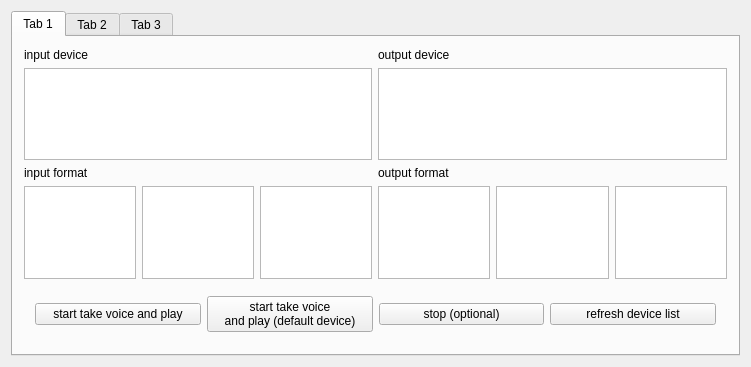
<?xml version="1.0" encoding="UTF-8"?>
<ui version="4.0">
 <class>MainWindow</class>
 <widget class="QMainWindow" name="MainWindow">
  <property name="geometry">
   <rect>
    <x>0</x>
    <y>0</y>
    <width>751</width>
    <height>367</height>
   </rect>
  </property>
  <property name="windowTitle">
   <string>MainWindow</string>
  </property>
  <widget class="QWidget" name="centralWidget">
   <layout class="QGridLayout" name="gridLayout_3">
    <item row="0" column="0" rowspan="2">
     <widget class="QTabWidget" name="tabWidget">
      <property name="currentIndex">
       <number>0</number>
      </property>
      <widget class="QWidget" name="tab">
       <attribute name="title">
        <string>Tab 1</string>
       </attribute>
       <layout class="QGridLayout" name="gridLayout_4">
        <item row="0" column="0">
         <layout class="QGridLayout" name="gridLayout">
          <item row="3" column="1">
           <widget class="QListWidget" name="inBit"/>
          </item>
          <item row="3" column="0">
           <widget class="QListWidget" name="inChn"/>
          </item>
          <item row="3" column="2">
           <widget class="QListWidget" name="intRate"/>
          </item>
          <item row="1" column="0" colspan="3">
           <widget class="QListWidget" name="inputListWidget"/>
          </item>
          <item row="2" column="0" colspan="3">
           <widget class="QLabel" name="label_2">
            <property name="text">
             <string>input format</string>
            </property>
           </widget>
          </item>
          <item row="0" column="0" colspan="3">
           <widget class="QLabel" name="label">
            <property name="text">
             <string>input device</string>
            </property>
           </widget>
          </item>
         </layout>
        </item>
        <item row="0" column="1">
         <layout class="QGridLayout" name="gridLayout_2">
          <item row="3" column="0">
           <widget class="QListWidget" name="outChn"/>
          </item>
          <item row="3" column="1">
           <widget class="QListWidget" name="outBit"/>
          </item>
          <item row="3" column="2">
           <widget class="QListWidget" name="outRate"/>
          </item>
          <item row="1" column="0" colspan="3">
           <widget class="QListWidget" name="outputListWidget"/>
          </item>
          <item row="2" column="0" colspan="3">
           <widget class="QLabel" name="label_4">
            <property name="text">
             <string>output format</string>
            </property>
           </widget>
          </item>
          <item row="0" column="0" colspan="3">
           <widget class="QLabel" name="label_3">
            <property name="text">
             <string>output device</string>
            </property>
           </widget>
          </item>
         </layout>
        </item>
        <item row="1" column="0" colspan="2">
         <widget class="QWidget" name="widget_2" native="true">
          <layout class="QHBoxLayout" name="horizontalLayout">
           <item>
            <widget class="QPushButton" name="pushButton">
             <property name="text">
              <string>start take voice and play</string>
             </property>
            </widget>
           </item>
           <item>
            <widget class="QPushButton" name="pushButton_4">
             <property name="text">
              <string>start take voice 
and play (default device)</string>
             </property>
            </widget>
           </item>
           <item>
            <widget class="QPushButton" name="pushButton_3">
             <property name="text">
              <string>stop (optional)</string>
             </property>
            </widget>
           </item>
           <item>
            <widget class="QPushButton" name="pushButton_2">
             <property name="text">
              <string>refresh device list</string>
             </property>
            </widget>
           </item>
          </layout>
         </widget>
        </item>
       </layout>
      </widget>
      <widget class="QWidget" name="tab_2">
       <attribute name="title">
        <string>Tab 2</string>
       </attribute>
       <layout class="QGridLayout" name="gridLayout_5">
        <item row="0" column="0">
         <widget class="QWidget" name="widget" native="true">
          <layout class="QVBoxLayout" name="verticalLayout_2">
           <item>
            <widget class="QPushButton" name="pushButton_5">
             <property name="text">
              <string>sound effect 1</string>
             </property>
            </widget>
           </item>
           <item>
            <widget class="QPushButton" name="pushButton_6">
             <property name="text">
              <string>sound effect 2</string>
             </property>
            </widget>
           </item>
           <item>
            <widget class="QPushButton" name="pushButton_7">
             <property name="text">
              <string>sound effect 3</string>
             </property>
            </widget>
           </item>
           <item>
            <widget class="QPushButton" name="pushButton_12">
             <property name="text">
              <string>sound effect 4</string>
             </property>
            </widget>
           </item>
          </layout>
         </widget>
        </item>
        <item row="0" column="1">
         <widget class="QWidget" name="widget_3" native="true">
          <layout class="QVBoxLayout" name="verticalLayout_3">
           <item>
            <widget class="QPushButton" name="pushButton_8">
             <property name="text">
              <string>record 0</string>
             </property>
            </widget>
           </item>
           <item>
            <widget class="QPushButton" name="pushButton_10">
             <property name="text">
              <string>stop record</string>
             </property>
            </widget>
           </item>
           <item>
            <widget class="QPushButton" name="pushButton_9">
             <property name="text">
              <string>play record 0</string>
             </property>
            </widget>
           </item>
           <item>
            <widget class="QPushButton" name="pushButton_11">
             <property name="text">
              <string>stop playing</string>
             </property>
            </widget>
           </item>
          </layout>
         </widget>
        </item>
        <item row="0" column="2">
         <widget class="QWidget" name="widget_4" native="true">
          <layout class="QVBoxLayout" name="verticalLayout_4">
           <item>
            <widget class="QLabel" name="label_5">
             <property name="text">
              <string>input volume</string>
             </property>
            </widget>
           </item>
           <item>
            <widget class="QSlider" name="inHS">
             <property name="orientation">
              <enum>Qt::Horizontal</enum>
             </property>
            </widget>
           </item>
           <item>
            <widget class="QLabel" name="label_6">
             <property name="text">
              <string>output volume</string>
             </property>
            </widget>
           </item>
           <item>
            <widget class="QSlider" name="outHS">
             <property name="orientation">
              <enum>Qt::Horizontal</enum>
             </property>
            </widget>
           </item>
          </layout>
         </widget>
        </item>
        <item row="0" column="3">
         <spacer name="horizontalSpacer">
          <property name="orientation">
           <enum>Qt::Horizontal</enum>
          </property>
          <property name="sizeHint" stdset="0">
           <size>
            <width>183</width>
            <height>20</height>
           </size>
          </property>
         </spacer>
        </item>
        <item row="1" column="3">
         <spacer name="verticalSpacer">
          <property name="orientation">
           <enum>Qt::Vertical</enum>
          </property>
          <property name="sizeHint" stdset="0">
           <size>
            <width>20</width>
            <height>129</height>
           </size>
          </property>
         </spacer>
        </item>
       </layout>
      </widget>
      <widget class="QWidget" name="tab_3">
       <attribute name="title">
        <string>Tab 3</string>
       </attribute>
      </widget>
     </widget>
    </item>
   </layout>
  </widget>
 </widget>
 <layoutdefault spacing="6" margin="11"/>
 <resources/>
 <connections/>
</ui>
